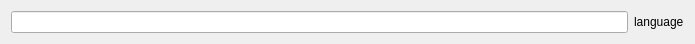
<?xml version="1.0" encoding="UTF-8"?>
<ui version="4.0">
 <class>Form</class>
 <widget class="QWidget" name="Form">
  <property name="geometry">
   <rect>
    <x>0</x>
    <y>0</y>
    <width>695</width>
    <height>39</height>
   </rect>
  </property>
  <property name="windowTitle">
   <string>Form</string>
  </property>
  <layout class="QHBoxLayout" name="horizontalLayout">
   <item>
    <widget class="QLineEdit" name="lineEdit"/>
   </item>
   <item>
    <widget class="QLabel" name="label">
     <property name="text">
      <string>language</string>
     </property>
    </widget>
   </item>
  </layout>
 </widget>
 <resources/>
 <connections/>
</ui>
